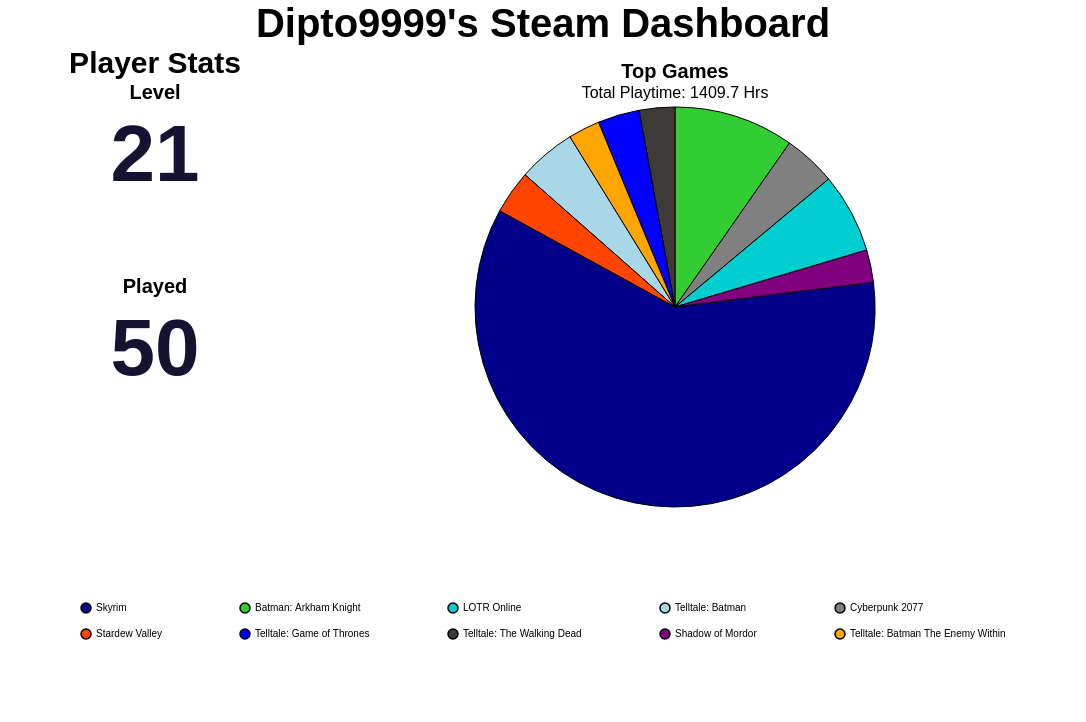

Write the Vega-Lite specification saved for this chart.
### Vega-Lite specification from a JSON file in a GitHub repository (floating-point values rounded to 4 significant figures)
{"config": {"view": {"continuousWidth": 300, "continuousHeight": 300, "strokeOpacity": 0, "strokeWidth": 1.5}, "axis": {"labelFontSize": 12, "titleFontSize": 16}, "legend": {"labelFontSize": 12, "titleFontSize": 16}}, "hconcat": [{"vconcat": [{"data": {"name": "data-2499b64f9be58983f459d2071ccce1f4"}, "mark": {"type": "text", "align": "center", "baseline": "middle", "color": "#141331", "fontSize": 80, "fontWeight": "bold"}, "encoding": {"text": {"field": "Value", "type": "quantitative"}, "x": {"axis": null, "field": "Metric", "type": "nominal"}, "y": {"value": 50}}, "height": 150, "title": {"text": "Level", "anchor": "middle", "fontSize": 20}, "width": 300}, {"data": {"name": "data-3d361614c23f12396fa0eab35a1d9e7a"}, "mark": {"type": "text", "align": "center", "baseline": "middle", "color": "#141331", "fontSize": 80, "fontWeight": "bold"}, "encoding": {"text": {"field": "Value", "type": "quantitative"}, "x": {"axis": null, "field": "Metric", "type": "nominal"}, "y": {"value": 50}}, "height": 150, "title": {"text": "Played", "anchor": "middle", "fontSize": 20}, "width": 300}], "title": {"text": "Player Stats", "anchor": "middle", "fontSize": 30}}, {"data": {"name": "data-6560993511aeadba6823cef702f5b2ee"}, "mark": {"type": "arc", "stroke": "black", "strokeWidth": 1}, "encoding": {"color": {"field": "name", "legend": {"columnPadding": 75, "columns": 5, "direction": "horizontal", "labelFontSize": 10, "orient": "bottom", "padding": 75, "rowPadding": 10, "title": "", "titleAlign": "center", "titleFontSize": 16}, "scale": {"range": ["#00008B", "#32CD32", "#00CED1", "#A8D7E7", "#808080", "#FF4500", "#0000FF", "#3D3A38", "#800080", "#FFA500", "#006400", "#8B0000", "#FFD700", "#4682B4", "#2E8B57"]}, "sort": null, "type": "nominal"}, "theta": {"field": "playtime_percentage", "type": "quantitative"}, "tooltip": [{"field": "name", "title": "Game", "type": "nominal"}, {"field": "playtime_forever", "format": ".1f", "title": "Time (Hrs)", "type": "quantitative"}, {"field": "playtime_percentage", "format": ".2f", "title": "Playtime (%)", "type": "quantitative"}]}, "height": 400, "title": {"text": "Top Games", "anchor": "middle", "fontSize": 20, "subtitle": "Total Playtime: 1409.7 Hrs", "subtitleFontSize": 16}, "width": 700}], "padding": {"left": 250, "right": 250, "top": 0, "bottom": 0}, "title": {"text": "Dipto9999's Steam Dashboard", "anchor": "middle", "fontSize": 40}, "$schema": "https://vega.github.io/schema/vega-lite/v6.1.0.json", "datasets": {"data-2499b64f9be58983f459d2071ccce1f4": [{"Metric": "Level", "Value": 21}], "data-3d361614c23f12396fa0eab35a1d9e7a": [{"Metric": "Played", "Value": 50}], "data-6560993511aeadba6823cef702f5b2ee": [{"name": "Skyrim", "playtime_forever": 845.3, "appid": 72850, "playtime_percentage": 59.96}, {"name": "Batman: Arkham Knight", "playtime_forever": 136.8, "appid": 208650, "playtime_percentage": 9.7}, {"name": "LOTR Online", "playtime_forever": 91.02, "appid": 212500, "playtime_percentage": 6.46}, {"name": "Telltale: Batman", "playtime_forever": 66.22, "appid": 498240, "playtime_percentage": 4.7}, {"name": "Cyberpunk 2077", "playtime_forever": 59.75, "appid": 1091500, "playtime_percentage": 4.24}, {"name": "Stardew Valley", "playtime_forever": 49.5, "appid": 413150, "playtime_percentage": 3.51}, {"name": "Telltale: Game of Thrones", "playtime_forever": 47.68, "appid": 330840, "playtime_percentage": 3.38}, {"name": "Telltale: The Walking Dead", "playtime_forever": 40.52, "appid": 207610, "playtime_percentage": 2.87}, {"name": "Shadow of Mordor", "playtime_forever": 37.05, "appid": 241930, "playtime_percentage": 2.63}, {"name": "Telltale: Batman The Enemy Within", "playtime_forever": 35.93, "appid": 675260, "playtime_percentage": 2.55}]}}
